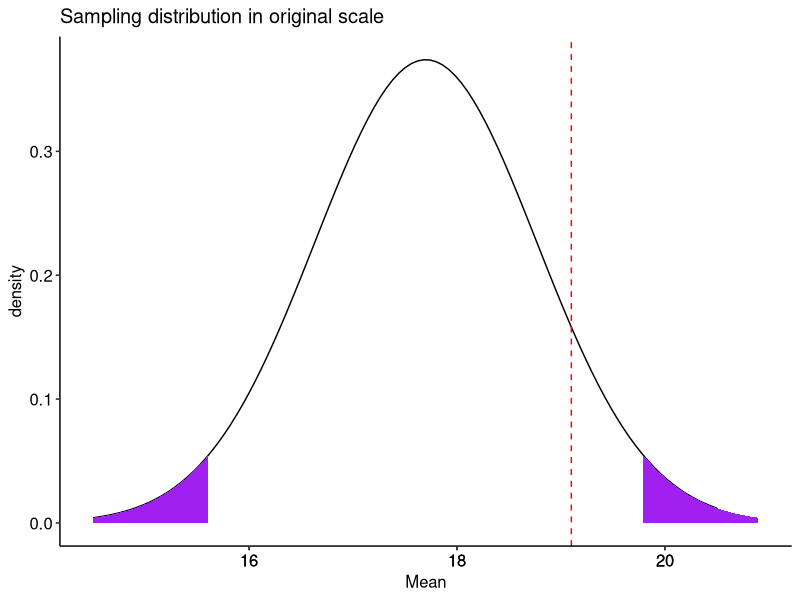
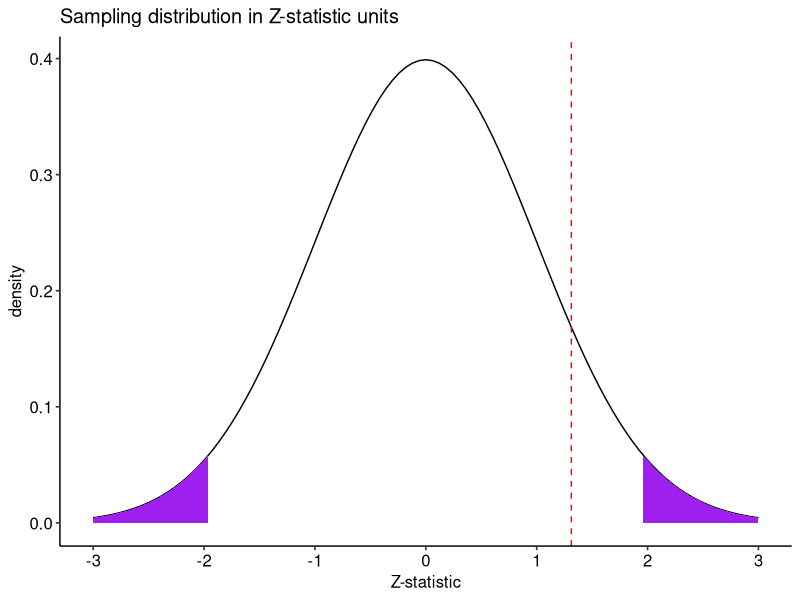
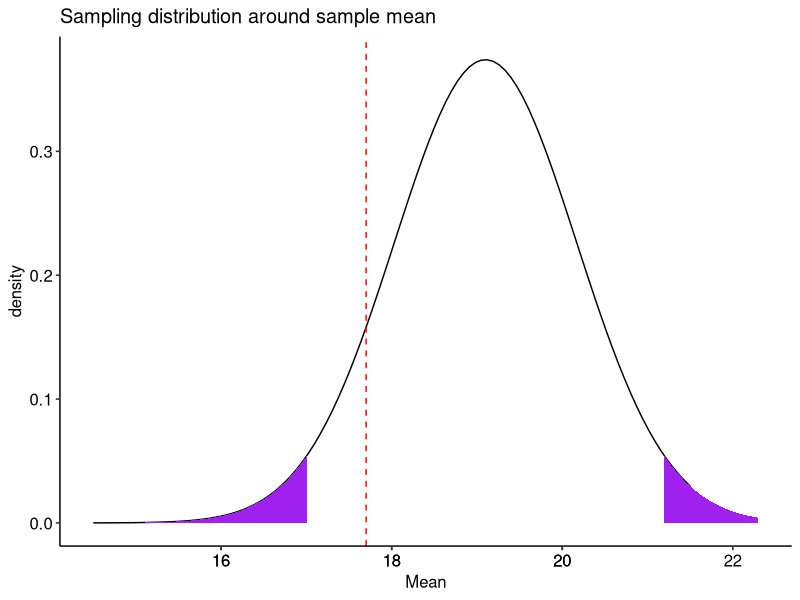
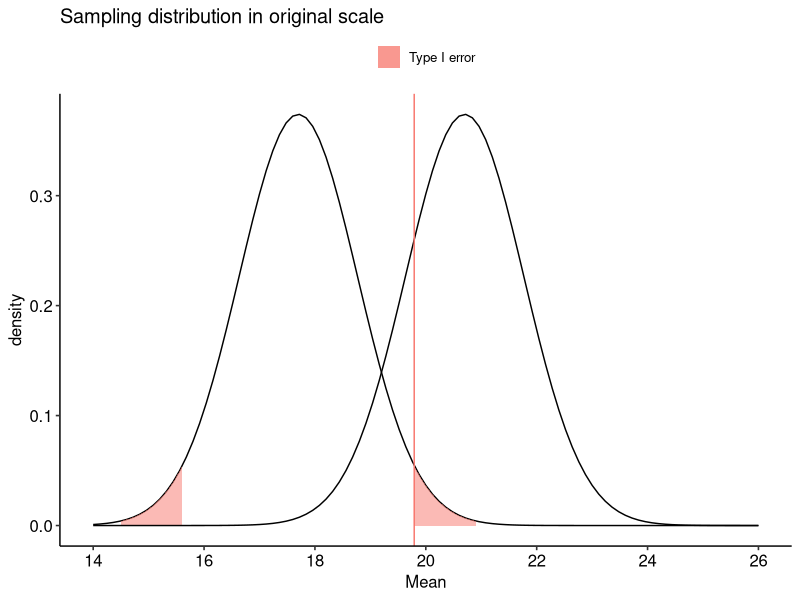
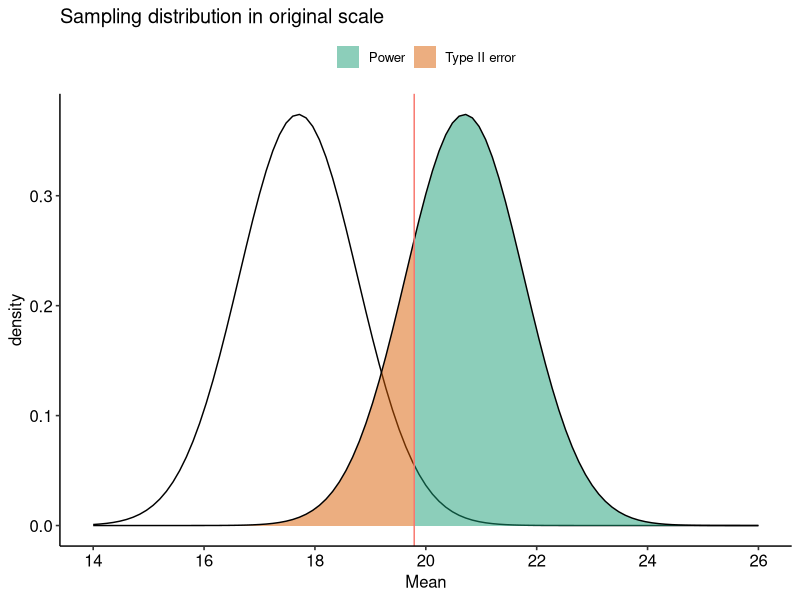
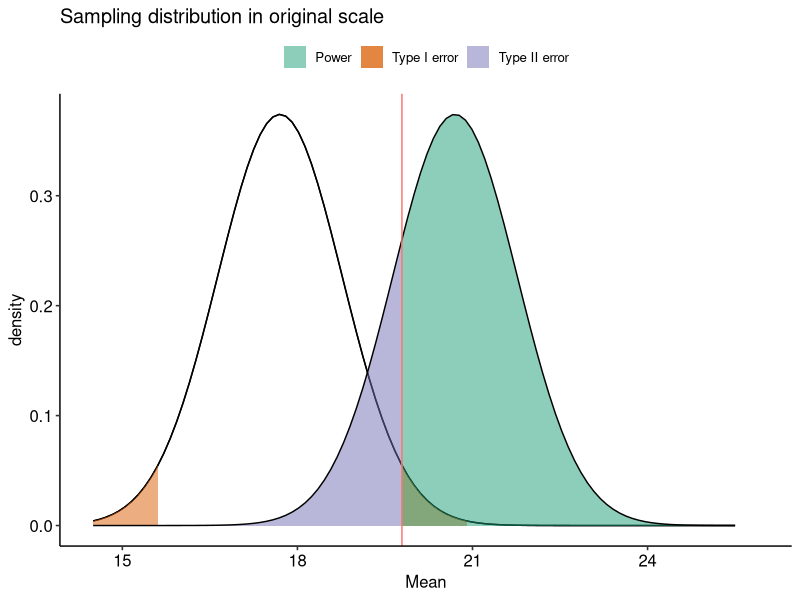
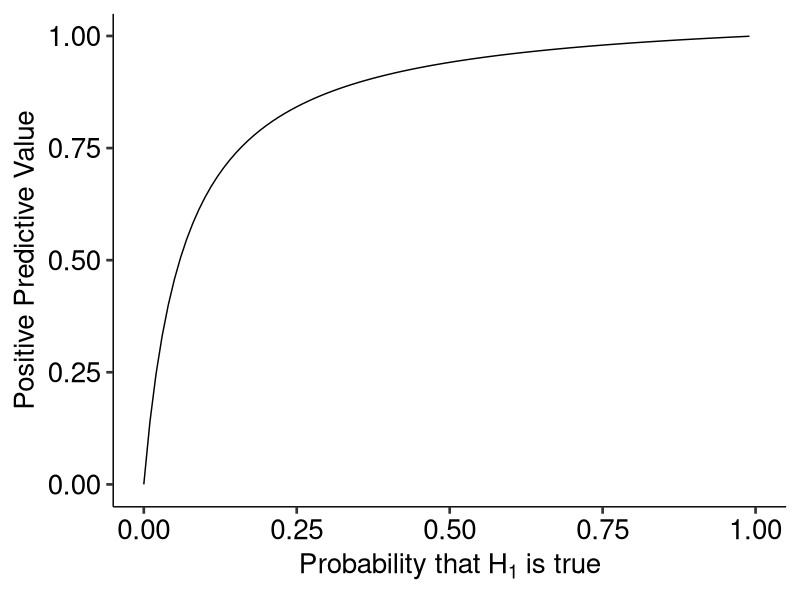
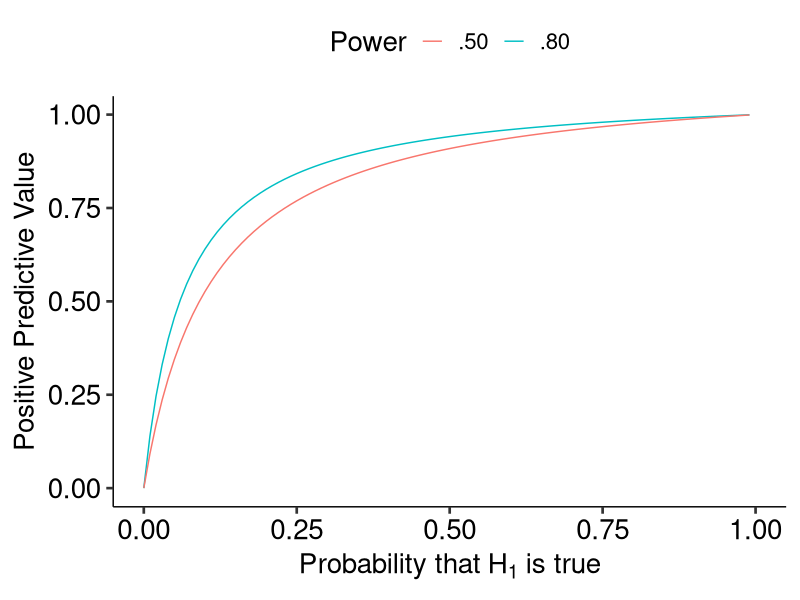

The R script that drew these images, in order:
## ---- chunk 1
library(tidyverse)
library(ggpubr)
## ---- chunk 2
mu = 17.7
sigma = 3.2
n = 9
xbar = 19.1

sem = sigma/sqrt(n)

cv_pos = mu + 1.96*sem
cv_neg = mu - 1.96*sem

zstat = (xbar-mu)/sem
## ---- chunk 3
#| code-fold: true
mu = 17.7; sigma = 3.2; n = 9; xbar = 19.1

sem = sigma/sqrt(n)

cv_pos = mu + 1.96*sem
cv_neg = mu - 1.96*sem

zstat = (xbar-mu)/sem
lower_bound = mu-3*sem
upper_bound = mu+3*sem

data.frame(M = c(lower_bound:upper_bound)) %>%
  ggplot(aes(x = M)) +
   stat_function(fun = function(x) dnorm(x, mean = mu, sd = sem), 
                 geom = "line") +
  stat_function(fun = function(x) dnorm(x, mean = mu, sd = sem), 
                 geom = "area", fill = "purple", xlim = c(cv_pos, upper_bound)) +
  stat_function(fun = function(x) dnorm(x, mean = mu, sd = sem), 
                 geom = "area", fill = "purple", xlim = c(lower_bound, cv_neg)) +
  geom_vline(aes(xintercept = xbar), color = "red", linetype = "dashed") +
  scale_x_continuous(breaks = round(c(lower_bound:upper_bound))) + 
  labs(x = "Mean", y = "density", title = "Sampling distribution in original scale")+
  theme_pubr()
## ---- chunk 4
#| code-fold: true
data.frame(M = c(-3:3)) %>%
  ggplot(aes(x = M)) +
   stat_function(fun = function(x) dnorm(x), 
                 geom = "line") +
  stat_function(fun = function(x) dnorm(x), 
                 geom = "area", fill = "purple", xlim = c(1.96, 3)) +
  stat_function(fun = function(x) dnorm(x), 
                 geom = "area", fill = "purple", xlim = c(-3, -1.96)) +
  geom_vline(aes(xintercept = zstat), color = "red", linetype = "dashed") +
  scale_x_continuous(breaks = c(-3:3)) +
  labs(x = "Z-statistic", y = "density", title = "Sampling distribution in Z-statistic units")+
  theme_pubr()
## ---- chunk 5
pnorm(q = 19.1, mean = 17.7, sd = 1.067, lower.tail = F)*2
pnorm(q = 1.3125, lower.tail = F)*2
## ---- chunk 6
#| code-fold: true
mu = 17.7; sigma = 3.2; n = 9; xbar = 19.1

sem = sigma/sqrt(n)

cv_pos = xbar + 1.96*sem
cv_neg = xbar - 1.96*sem

zstat = (xbar-mu)/sem
lower_bound = mu-3*sem
upper_bound = xbar+3*sem

data.frame(M = c(lower_bound:upper_bound)) %>%
  ggplot(aes(x = M)) +
  stat_function(fun = function(x) dnorm(x, mean = xbar, sd = sem), 
                 geom = "line") +
  stat_function(fun = function(x) dnorm(x, mean = xbar, sd = sem), 
                 geom = "area", fill = "purple", xlim = c(cv_pos, upper_bound)) +
  stat_function(fun = function(x) dnorm(x, mean = xbar, sd = sem), 
                 geom = "area", fill = "purple", xlim = c(lower_bound, cv_neg)) +
  geom_vline(aes(xintercept = mu), color = "red", linetype = "dashed") +
  scale_x_continuous(breaks = round(c(lower_bound:upper_bound))) + 
  labs(x = "Mean", y = "density", title = "Sampling distribution around sample mean")+
  theme_pubr()
## ---- chunk 7
#| code-fold: true

mu = 17.7; sigma = 3.2; n = 9; xbar = 19.1

sem = sigma/sqrt(n)

cv_pos = mu + 1.96*sem
cv_neg = mu - 1.96*sem

zstat = (xbar-mu)/sem
lower_bound = mu-3*sem
upper_bound = mu+3*sem

data.frame(M = c(lower_bound:(upper_bound+5))) %>%
  ggplot(aes(x = M)) +
  stat_function(fun = function(x) dnorm(x, mean = mu, sd = sem), 
                 geom = "line") +
  stat_function(aes(fill = "Type I error"), fun = function(x) dnorm(x, mean = mu, sd = sem), 
                 geom = "area", xlim = c(cv_pos, upper_bound),
                alpha = .5) +
  stat_function(aes(fill = "Type I error"), fun = function(x) dnorm(x, mean = mu, sd = sem), 
                 geom = "area", xlim = c(lower_bound, cv_neg),
                alpha = .5) +
  stat_function(fun = function(x) dnorm(x, mean = mu+3, sd = sem), 
                 geom = "line") +
  geom_vline(aes(xintercept = cv_pos, color = "Type I error")) +
  scale_x_continuous(breaks = seq(14,26,2), limits = c(14,26)) +
  guides(color = "none") +
  labs(x = "Mean", y = "density", title = "Sampling distribution in original scale", fill = NULL)+
  theme_pubr()
## ---- chunk 8
#| code-fold: true
data.frame(M = c(lower_bound:(upper_bound+5))) %>%
  ggplot(aes(x = M)) +
   stat_function(fun = function(x) dnorm(x, mean = mu, sd = sem), 
                 geom = "line") +
  stat_function(aes(fill = "Type II error"), fun = function(x) dnorm(x, mean = mu+3, sd = sem), 
                 geom = "area", xlim = c(lower_bound, cv_pos),
                alpha = .5) +
  stat_function(aes(fill = "Power"), fun = function(x) dnorm(x, mean = mu+3, sd = sem), 
                 geom = "area", xlim = c(cv_pos, upper_bound+5),
                alpha = .5) +
  stat_function(fun = function(x) dnorm(x, mean = mu+3, sd = sem), 
                 geom = "line") +
  geom_vline(aes(xintercept = cv_pos, color = "Type I error")) +
  scale_x_continuous(breaks = seq(14,26,2), limits = c(14,26)) +
  scale_fill_brewer(palette = "Dark2") +
  guides(color = "none") +
  labs(x = "Mean", y = "density", title = "Sampling distribution in original scale", fill = NULL)+
  theme_pubr()
## ---- chunk 9
#| code-fold: true
data.frame(M = c(lower_bound:(upper_bound+5))) %>%
  ggplot(aes(x = M)) +
   stat_function(fun = function(x) dnorm(x, mean = mu, sd = sem), 
                 geom = "line") +
  stat_function(fun = function(x) dnorm(x, mean = mu, sd = sem), 
                 geom = "line") +
  stat_function(aes(fill = "Type I error"), 
                fun = function(x) dnorm(x, mean = mu, sd = sem), 
                geom = "area", 
                xlim = c(cv_pos, upper_bound),
                alpha = .5) +
  stat_function(aes(fill = "Type I error"), 
                fun = function(x) dnorm(x, mean = mu, sd = sem), 
                geom = "area", 
                xlim = c(lower_bound, cv_neg),
                alpha = .5) +
  stat_function(aes(fill = "Type II error"), 
                fun = function(x) dnorm(x, mean = mu+3, sd = sem), 
                geom = "area", 
                xlim = c(lower_bound, cv_pos),
                alpha = .5) +
  stat_function(aes(fill = "Power"), 
                fun = function(x) dnorm(x, mean = mu+3, sd = sem), 
                geom = "area", 
                xlim = c(cv_pos, upper_bound+5),
                alpha = .5) +
  stat_function(fun = function(x) dnorm(x, mean = mu+3, sd = sem), 
                geom = "line") +
  geom_vline(aes(xintercept = cv_pos, 
                 color = "Type I error")) +
  #scale_x_continuous(breaks = c(14:26), limits = c(14:26)) + 
  scale_fill_brewer(palette = "Dark2") +
  guides(color = "none") +
  labs(x = "Mean", 
       y = "density", 
       title = "Sampling distribution in original scale", 
       fill = NULL)+
  theme_pubr()

## ---- chunk 10
#| code-fold: true
ppv_fun = function(R, beta = .20, alpha = .05){
  ppv = ((1-beta)*R)/((1-beta)*R + alpha)
  return(ppv)
}

data.frame(prob = seq(0,1, by = .01)) %>%
  mutate(ratio = prob/(1-prob),
         ppv = ppv_fun(ratio)) %>%
  ggplot(aes(x = prob, y = ppv)) +
  geom_line() +
  scale_x_continuous(expression("Probability that"~H[1]~"is true")) +
  scale_y_continuous("Positive Predictive Value")+
  theme_pubr(base_size = 20)
## ---- chunk 11
#| code-fold: true
data.frame(prob = seq(0,1, by = .01)) %>%
  mutate(ratio = prob/(1-prob),
         ppv = ppv_fun(ratio),
         ppv_low = ppv_fun(ratio, beta = .5)) %>%
  ggplot(aes(x = prob)) +
  geom_line(aes(y = ppv, color = ".80")) +
  geom_line(aes(y = ppv_low, color = ".50")) +
  scale_x_continuous(expression("Probability that"~H[1]~"is true")) +
  scale_y_continuous("Positive Predictive Value")+
  scale_color_discrete("Power")+
  theme_pubr(base_size = 20)
## ---- chunk 12
#| code-fold: true
data.frame(prob = seq(0,1, by = .01)) %>%
  mutate(ratio = prob/(1-prob),
         ppv = ppv_fun(ratio),
         ppv_low = ppv_fun(ratio, beta = .5),
         ppv_alp = ppv_fun(ratio, alpha = .20),
         ppv_low_alp = ppv_fun(ratio, beta = .5, alpha = .20)) %>%
  ggplot(aes(x = prob)) +
  geom_line(aes(y = ppv, color = ".80", linetype = ".05")) +
  geom_line(aes(y = ppv_low, color = ".50", linetype = ".05")) +
  geom_line(aes(y = ppv_alp, color = ".80", linetype = ".20")) +
  geom_line(aes(y = ppv_low_alp, color = ".50", linetype = ".20")) +
  scale_x_continuous(expression("Probability that"~H[1]~"is true")) +
  scale_y_continuous("Positive Predictive Value")+
  scale_color_discrete("Power")+
  scale_linetype_discrete("Alpha") +
  theme_pubr(base_size = 20)
## ---- chunk 13
#| code-fold: true
set.seed(201112)
# number of simulations
sims = 10000
# sample size
N = 30
# create empty vector for storing p-values
p_values = numeric(sims) 
# loop
for(i in 1:sims){
  # draw sample
  sample = rnorm(n = N, 
                 mean = 0, 
                 sd = 1) 
  sample_mean = mean(sample) 
  sample_sd = sd(sample)
  se_mean = sample_sd/sqrt(N)
  z_stat = (sample_mean-0)/se_mean
  sample_p = pnorm(q = abs(z_stat), 
                   lower.tail = F)
  p_values[i] = sample_p
}
## ---- chunk 14
data.frame(sim = 1:sims, p=p_values) %>%
  ggplot(aes(x = p)) +
    geom_density(alpha = .4, fill = "grey")+
    theme_bw(base_size = 16) +
  labs(x = "p-value", y = "frequency")
## ---- chunk 15
#| code-fold: true
set.seed(201112)
# create empty vector for storing p-values
p_values = numeric(sims) 
# loop
for(i in 1:sims){
  # draw sample
  sample = rnorm(n = N, 
                 mean = .25, 
                 sd = 1) 
  sample_mean = mean(sample) 
  sample_sd = sd(sample)
  se_mean = sample_sd/sqrt(N)
  z_stat = (sample_mean-0)/se_mean
  sample_p = pnorm(q = abs(z_stat), 
                   lower.tail = F)
  p_values[i] = sample_p
}
## ---- chunk 16
data.frame(sim = 1:sims, p=p_values) %>%
  ggplot(aes(x = p)) +
    geom_density(alpha = .4, fill = "grey")+
    theme_bw(base_size = 16) +
  labs(x = "p-value", y = "frequency")
## ---- chunk 17
#| code-fold: true
set.seed(201112)
# create empty vector for storing p-values
p_values = numeric(sims) 
# loop
for(i in 1:sims){
  # draw sample
  sample = rnorm(n = N, 
                 mean = .50, 
                 sd = 1) 
  sample_mean = mean(sample) 
  sample_sd = sd(sample)
  se_mean = sample_sd/sqrt(N)
  z_stat = (sample_mean-0)/se_mean
  sample_p = pnorm(q = abs(z_stat), 
                   lower.tail = F)
  p_values[i] = sample_p
}
## ---- chunk 18
data.frame(sim = 1:sims, p=p_values) %>%
  ggplot(aes(x = p)) +
    geom_density(alpha = .4, fill = "grey")+
    theme_bw(base_size = 16) +
  labs(x = "p-value", y = "frequency")
## ---- chunk 19
#| code-fold: true
data.frame(sim = 1:sims, p=p_values) %>%
  ggplot(aes(x = p)) +
    geom_density(alpha = .4, fill = "grey")+
  scale_x_continuous(limits = c(0, .05)) +
    theme_bw(base_size = 16) +
  labs(x = "p-value", y = "frequency")
## ---- chunk 20
#| code-fold: true
set.seed(201112)
# create empty vector for storing p-values
p_values = numeric(sims) 
# loop
for(i in 1:sims){
  try = 1
  sample_p = 1
  # while these statements are true, 
  # keep going
  while(sample_p >= .05 & try <= 2){
    sample = rnorm(n = N, 
                 mean = 0, 
                 sd = 1) 
  sample_mean = mean(sample) 
  sample_sd = sd(sample)
  se_mean = sample_sd/sqrt(N)
  z_stat = (sample_mean-0)/se_mean
  sample_p = pnorm(q = abs(z_stat), 
                   lower.tail = F)
  try = try+1
  }
  p_values[i] = sample_p
}
## ---- chunk 21
data.frame(sim = 1:sims, p=p_values) %>%
  ggplot(aes(x = p)) +
    geom_density(alpha = .4, fill = "grey")+
  scale_x_continuous(limits = c(0, .1)) +
    theme_bw(base_size = 16) +
  labs(x = "p-value", y = "frequency", 
       title = "One extra try")
## ---- chunk 22
#| code-fold: true
set.seed(201112)
# create empty vector for storing p-values
p_values = numeric(sims) 
# loop
for(i in 1:sims){
  try = 1
  sample_p = 1
  # while these statements are true, 
  # keep going
  while(sample_p >= .05 & try <= 3){
    try = try+1
    sample = rnorm(n = N, 
                 mean = 0, 
                 sd = 1) 
  sample_mean = mean(sample) 
  sample_sd = sd(sample)
  se_mean = sample_sd/sqrt(N)
  z_stat = (sample_mean-0)/se_mean
  sample_p = pnorm(q = abs(z_stat), 
                   lower.tail = F)
  }
  p_values[i] = sample_p
}
## ---- chunk 23
data.frame(sim = 1:sims, p=p_values) %>%
  ggplot(aes(x = p)) +
  geom_density(alpha = .4, fill = "grey")+
  scale_x_continuous(limits = c(0, .1)) +
    theme_bw(base_size = 16) +
  labs(x = "p-value", y = "frequency", 
       title = "Two extra tries")
## ---- chunk 24
#| code-fold: true
phack_data = data.frame(sim = 1:sims, p=p_values,
                        type = "p-hack") 

set.seed(201112)
# create empty vector for storing p-values
p_values = numeric(sims) 
# loop
for(i in 1:sims){
  # draw sample
  sample = rnorm(n = N, 
                 mean = .25, 
                 sd = 1) 
  sample_mean = mean(sample) 
  sample_sd = sd(sample)
  se_mean = sample_sd/sqrt(N)
  z_stat = (sample_mean-0)/se_mean
  sample_p = pnorm(q = abs(z_stat), 
                   lower.tail = F)
  p_values[i] = sample_p
}

nonp_data = data.frame(sim = 1:sims, p=p_values,
                       type = "true H1") 


full_join(phack_data, nonp_data) %>%
  ggplot(aes(x = p, fill = type)) +
    geom_density(alpha = .4) +
  scale_x_continuous(limits = c(0, .1)) +
    theme_bw(base_size = 16) +
  labs(x = "p-value", y = "frequency", 
       title = "Two extra tries")
